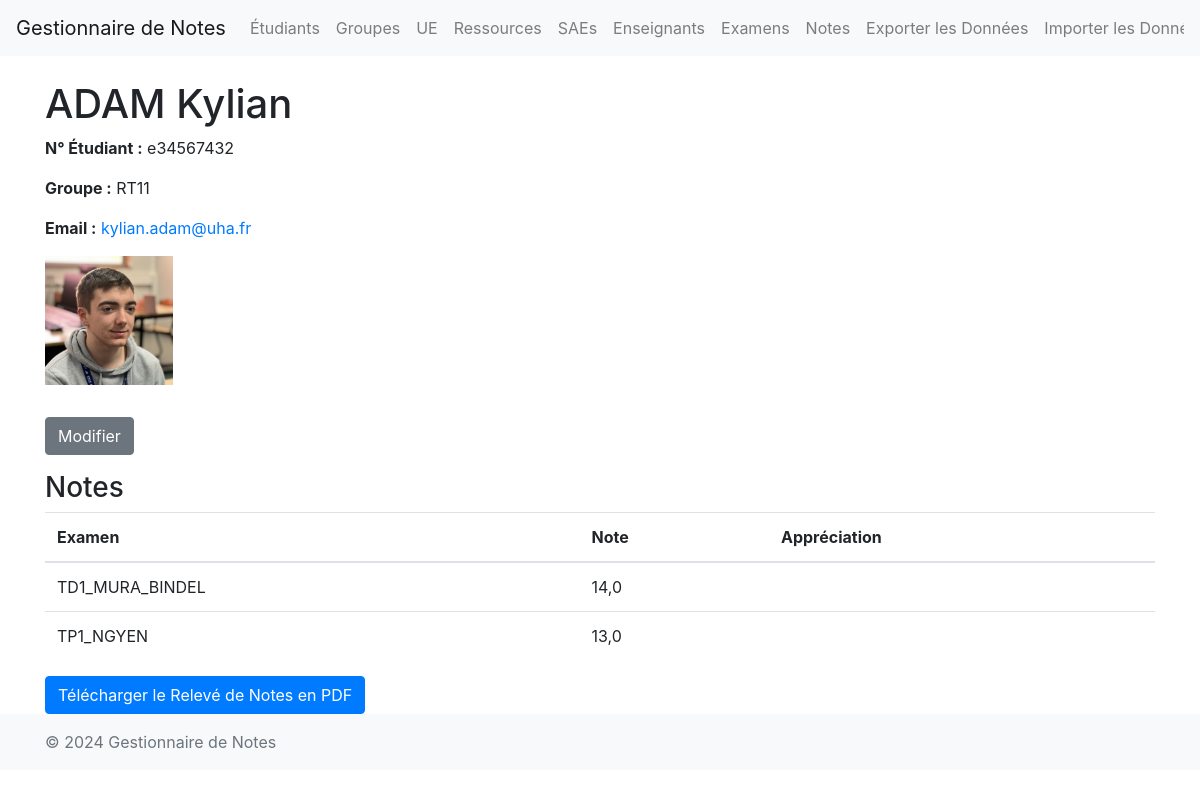
Before: /etudiants/1/ with the older database file.
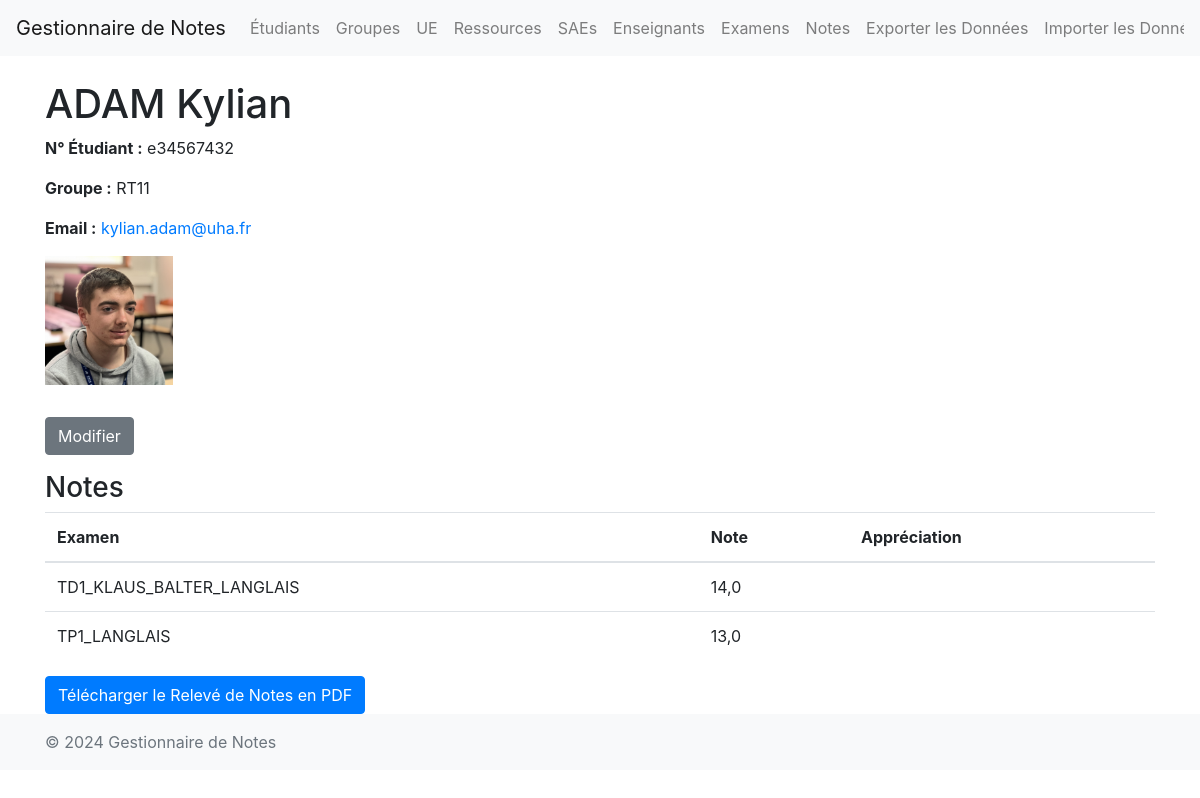
After: the same page with the newer database file.
### main/models.py (models this page shows, shortened)
class Note(models.Model):
    examen = models.ForeignKey(Examen, on_delete=models.CASCADE)
    etudiant = models.ForeignKey(Etudiant, on_delete=models.CASCADE)
    note = models.FloatField()
    appreciation = models.TextField(null=True, blank=True)
    class Meta:
        constraints = [
            models.UniqueConstraint(fields=['examen', 'etudiant'], name='unique_examen_etudiant')
        ]

class Examen(models.Model):
    id = models.AutoField(primary_key=True)  # Ajout du champ id
    titre = models.CharField(max_length=100)
    enseignants = models.ManyToManyField(Enseignant, related_name='examens')
    ressource = models.ForeignKey(Ressource, on_delete=models.CASCADE, null=True, blank=True)
    sae = models.ForeignKey(SAE, on_delete=models.CASCADE, null=True, blank=True)
    date = models.DateField(null=True, blank=True)
    coefficient = models.FloatField(default=1.0)
    def __str__(self):
        noms_enseignants = "_".join([enseignant.nom for enseignant in self.enseignants.all()])
        return f"{self.titre}_{noms_enseignants}"

class Enseignant(models.Model):
    numero_professeur = models.CharField(max_length=8)
    nom = models.CharField(max_length=100)
    prenom = models.CharField(max_length=100)
    email = models.EmailField()

### main/views.py (the view)
# urls.py: path('etudiants/<int:pk>/', views.etudiant_detail, name='etudiant_detail'),
def etudiant_detail(request, pk):
    etudiant = get_object_or_404(Etudiant, pk=pk)
    notes = Note.objects.filter(etudiant=etudiant)
    return render(request, 'main/etudiant_detail.html', {'etudiant': etudiant, 'notes': notes})

### main/models.py (called while the page is built)
    def __str__(self):
        return self.identifiant

### main/templates/main/etudiant_detail.html (shortened to what this page needs)
{% extends "main/base.html" %}
{% block content %}
    <h1>{{ etudiant.nom }} {{ etudiant.prenom }}</h1>
    <p><strong>N° Étudiant :</strong> e{{ etudiant.numero_etudiant }}</p>
    <p><strong>Groupe :</strong> {{ etudiant.groupe }}</p>
    <p><strong>Email :</strong> <a href="mailto:{{ etudiant.email }}">{{ etudiant.email }}</a></p>
    {% if etudiant.photo %}
        <img src="{{ etudiant.photo.url }}" alt="Photo de {{ etudiant.nom }}" class="img-fluid", height="128", width="128">
    {% else %}
        <p>Aucune photo disponible</p>
    {% endif %}
    <a href="{% url 'etudiant_update' etudiant.pk %}" class="btn btn-secondary mt-3">Modifier</a>
    <h3>Notes</h3>
    <table class="table">
        <thead>
            <tr>
                <th>Examen</th>
                <th>Note</th>
                <th>Appréciation</th>
            </tr>
        </thead>
        <tbody>
            {% for note in notes %}
            <tr>
                <td>{{ note.examen }}</td>
                <td>{{ note.note }}</td>
                <td>{{ note.appreciation }}</td>
            </tr>
            {% endfor %}
        </tbody>
    </table>
    <a href="{% url 'generate_pdf' etudiant.pk %}" class="btn btn-primary">Télécharger le Relevé de Notes en PDF</a>
{% endblock %}

Changed rows visible on the page:
changed through a linked row, Note: examen "TD1_MURA_BINDEL" → "TD1_KLAUS_BALTER_LANGLAIS"
changed through a linked row, Note: examen "TP1_NGYEN" → "TP1_LANGLAIS"
